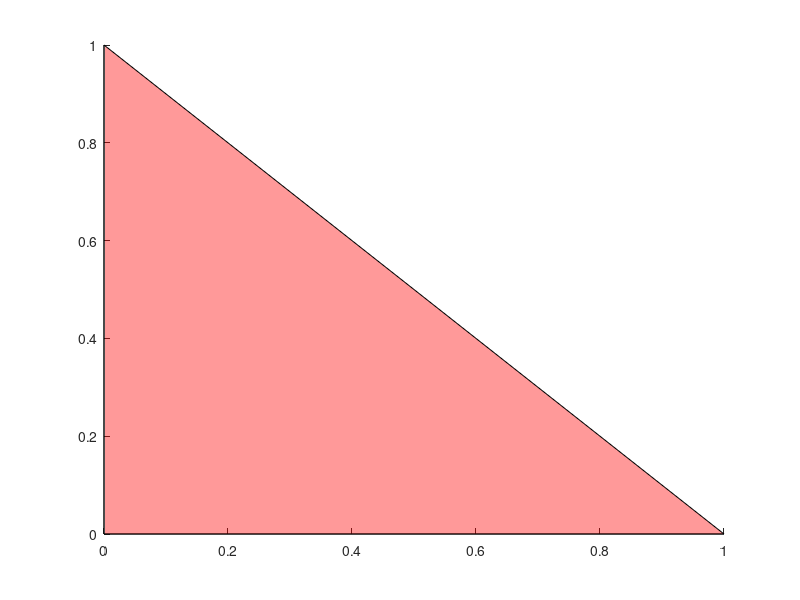

This chart was generated by the following MATLAB code: (Note: this script raises an error after producing the figure.)
%=============================================================================
% Copyright (c) 2016-present Allan CORNET (Nelson)
%=============================================================================
% This file is part of Nelson.
%=============================================================================
% LICENCE_BLOCK_BEGIN
% SPDX-License-Identifier: LGPL-3.0-or-later
% LICENCE_BLOCK_END
%=============================================================================
% <--ADV-CLI MODE-->
%=============================================================================
figure();
p = patch([0 0 1], [0 1 0], [0 0 1], [1 0 0], 'FaceAlpha', 0.4);
asserts.istrue(isgraphics(p, 'patch'));
asserts.isequal(p.FaceColor, [1 0 0]);
asserts.isapprox(p.FaceAlpha, 0.4, 1e-12);
%=============================================================================
